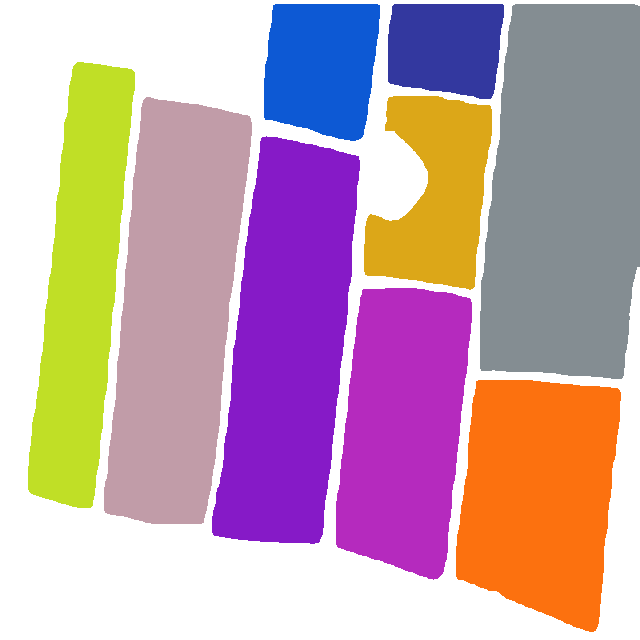
#> input picture ComputerVision/YOLO/Other support function/Add_bridge/Predicted mask for Field28(epoch50).png, 640 x 640 px
$ jupyter execute Add_bridge.ipynb
#> lines starting #> are read from the running program, lines starting #| are printed output that depends on the picture; after the words box and inside, x2 and y2 are one past the last pixel; in counts of white or black regions, pixels touching at a corner belong together
## Add bridge for 2 mask

[cell 1]
import cv2
import numpy as np
import matplotlib.pyplot as plt
import os

# Read the image
image = cv2.imread('Predicted mask for Field28(epoch50).png')
#> image is the input picture: shape (640, 640, 3); mean B, G, R 172.7, 161.8, 195

# Check if the image was successfully read
if image is None:
    raise ValueError("Unable to read the image")

# Convert the image to grayscale
gray = cv2.cvtColor(image, cv2.COLOR_BGR2GRAY)
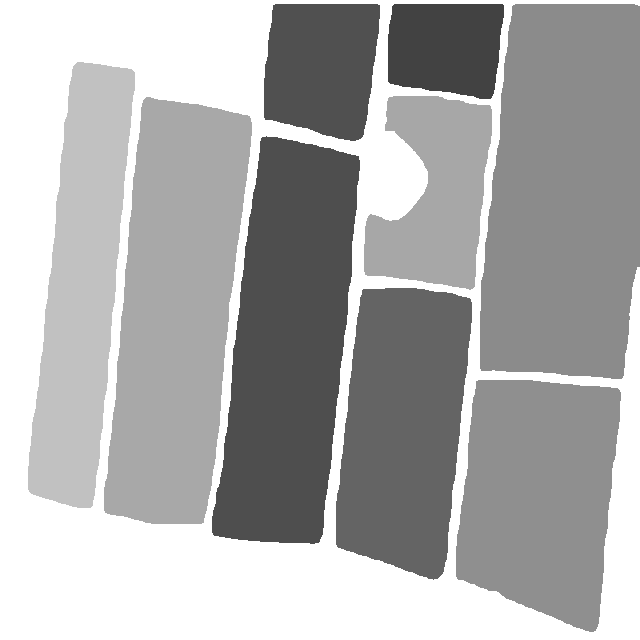
#> gray: shape (640, 640); min 66, max 255, mean 172.9

# Apply Otsu's thresholding
_, binary = cv2.threshold(gray, 0, 255, cv2.THRESH_BINARY + cv2.THRESH_OTSU)
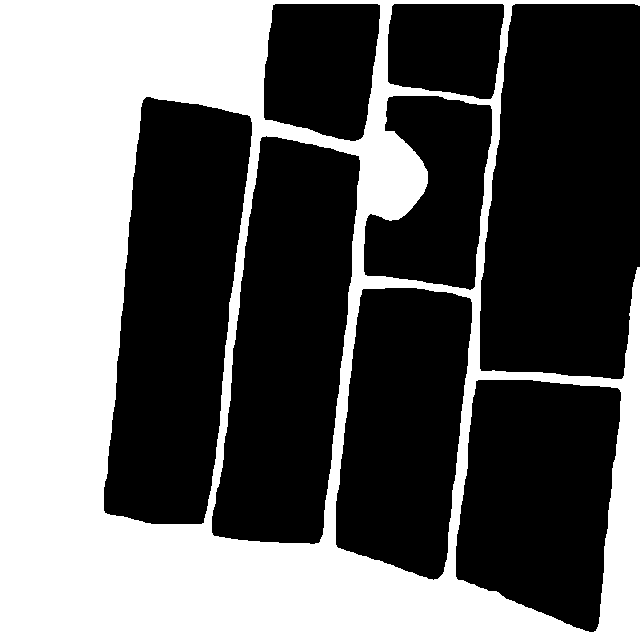
#> binary: shape (640, 640); 40.2% white; 1 white region, box (x1, y1, x2, y2) and area: (0, 0, 640, 640) 164773

# Invert the binary image
binary = cv2.bitwise_not(binary)
#> binary: shape (640, 640); 59.8% white; 1 black region

# Display the binary image using matplotlib
plt.figure(figsize=(10, 10))
plt.imshow(binary, cmap='gray')
plt.title('Binary Image (Inverted)')
plt.show()

# Detect contours
contours, _ = cv2.findContours(binary, cv2.RETR_EXTERNAL, cv2.CHAIN_APPROX_SIMPLE)
#> contours = 8 contours; box (x1, y1, x2, y2) and area: (480, 4, 640, 379) 52794, (104, 97, 252, 524) 44521, (212, 136, 360, 544) 42028, (456, 380, 621, 632) 32569, (336, 288, 472, 580) 30884, (364, 96, 492, 290) 16236, (264, 4, 380, 141) 13317, (388, 4, 504, 99) 9512

# Check the number of detected contours
print(f"Number of contours detected: {len(contours)}")
#| Number of contours detected: 8

# Display all detected contours with indices
all_contours_img = cv2.cvtColor(binary, cv2.COLOR_GRAY2BGR)
for i, contour in enumerate(contours):
    cv2.drawContours(all_contours_img, [contour], -1, (0, 255, 0), thickness=2)
    M = cv2.moments(contour)
    if M["m00"] != 0:
        cX = int(M["m10"] / M["m00"])
        cY = int(M["m01"] / M["m00"])
        cv2.putText(all_contours_img, str(i), (cX - 10, cY), cv2.FONT_HERSHEY_SIMPLEX, 1, (0, 0, 255), 2)
    else:
        x, y, w, h = cv2.boundingRect(contour)
        cv2.putText(all_contours_img, str(i), (x, y - 10), cv2.FONT_HERSHEY_SIMPLEX, 1, (0, 0, 255), 2)
#> this loop made 8 passes
#> (cX, cY) on passes 1 to 8: (539, 494), (403, 427), (288, 344), (175, 309), (435, 193), (564, 193), (445, 47), (321, 66)
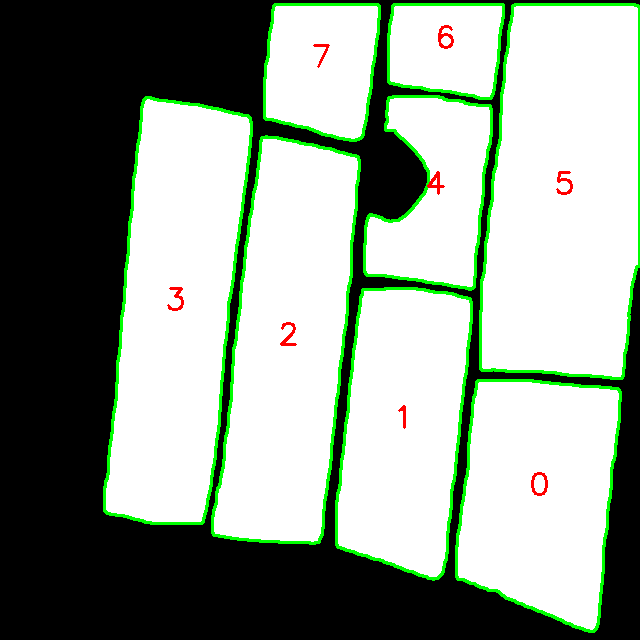
#> all_contours_img: shape (640, 640, 3); mean B, G, R 143.9, 155.7, 144.6

plt.figure(figsize=(10, 10))
plt.imshow(all_contours_img)
plt.title('All Contours with Index')
plt.show()

# User inputs the indices of the two contours to be selected
index1 = int(input("Enter the index of the first contour: "))
#> the answer given: 3
index2 = int(input("Enter the index of the second contour: "))
#> the answer given: 3

# Get the two contours selected by the user
polygon1 = contours[index1]
#> polygon1 = contour of 247 points, box (x1, y1, x2, y2) (104, 97, 252, 524), area 44521
polygon2 = contours[index2]
#> polygon2 has the same summary as polygon1

# Create an empty mask
mask = np.zeros_like(binary)

# Draw the two selected contours on the mask
cv2.drawContours(mask, [polygon1], -1, 255, thickness=cv2.FILLED)
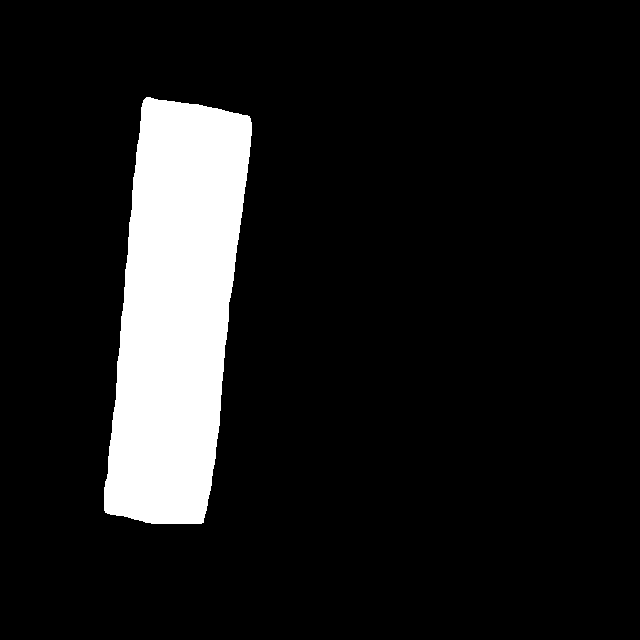
#> mask: shape (640, 640); 11% white; 1 white region, box (x1, y1, x2, y2) and area: (104, 97, 252, 524) 45033
cv2.drawContours(mask, [polygon2], -1, 255, thickness=cv2.FILLED)

# Display the mask with the polygons using matplotlib
plt.figure(figsize=(10, 10))
plt.imshow(mask, cmap='gray')
plt.title('Polygon Mask')
plt.show()

# Get the bounding rectangles of the two polygons
rect1 = cv2.boundingRect(polygon1)
#> rect1 = (104, 97, 148, 427)
rect2 = cv2.boundingRect(polygon2)
#> rect2 = (104, 97, 148, 427)

# Calculate the center points of the bounding rectangles
center1 = (rect1[0] + rect1[2] // 2, rect1[1] + rect1[3] // 2)
#> center1 = (178, 310)
center2 = (rect2[0] + rect2[2] // 2, rect2[1] + rect2[3] // 2)
#> center2 = (178, 310)

# Draw a line connecting the centers of the two polygons
cv2.line(mask, center1, center2, 255, thickness=10)  # Adjust the thickness of the connecting line

# Display the final connected mask using matplotlib
plt.figure(figsize=(10, 10))
plt.imshow(mask, cmap='gray')
plt.title('Connected Mask')
plt.show()

# Save the final connected mask image
output_filename = f"Add_bridge_Predicted_mask_for_Field28_epoch50.png"
cv2.imwrite(output_filename, mask)

# Print confirmation message
print(f"Final connected mask image saved as {output_filename}")
